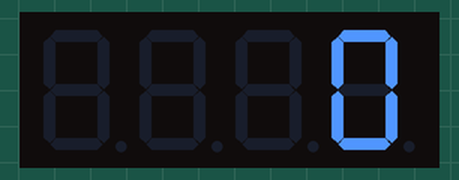
Recording of a sketch running on a simulated ESP32. Parts: 4-digit seven-segment display.

Above: at 0.1 s.
At 4.2 s:
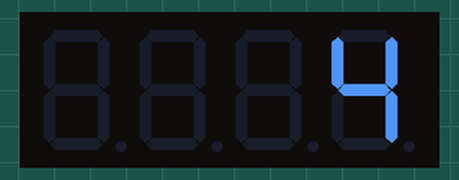
At 9.3 s:
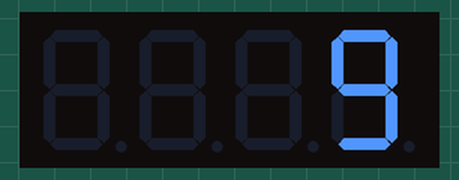
At 19.5 s:
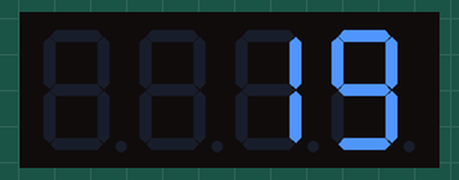
At 28.7 s:
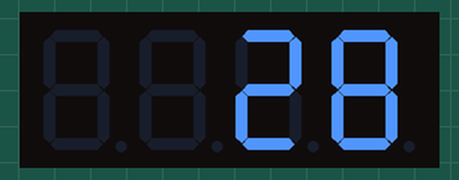
At 38.9 s:
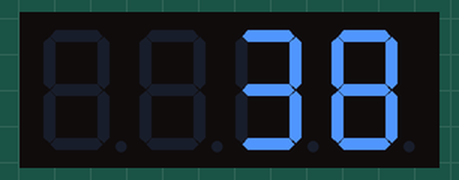

Measured:
- what the display in image 1 shows lasts 1.0 s, from 4.1 s to 5.1 s

The sketch:

tm1637_ESP32.ino
```cpp
#include <TM1637Display.h>

const int CLK = 18; //Set the CLK pin connection to the display
const int DIO = 4; //Set the DIO pin connection to the display

int numCounter = 0;

TM1637Display display(CLK, DIO); //set up the 4-Digit Display.

void setup()
{
display.setBrightness(0x0a); //set the diplay to maximum brightness
}

void loop()
{
for(numCounter = 0; numCounter < 1000; numCounter++) //Iterate numCounter
{
display.showNumberDec(numCounter); //Display the numCounter value;
delay(1000);
}
}
```
